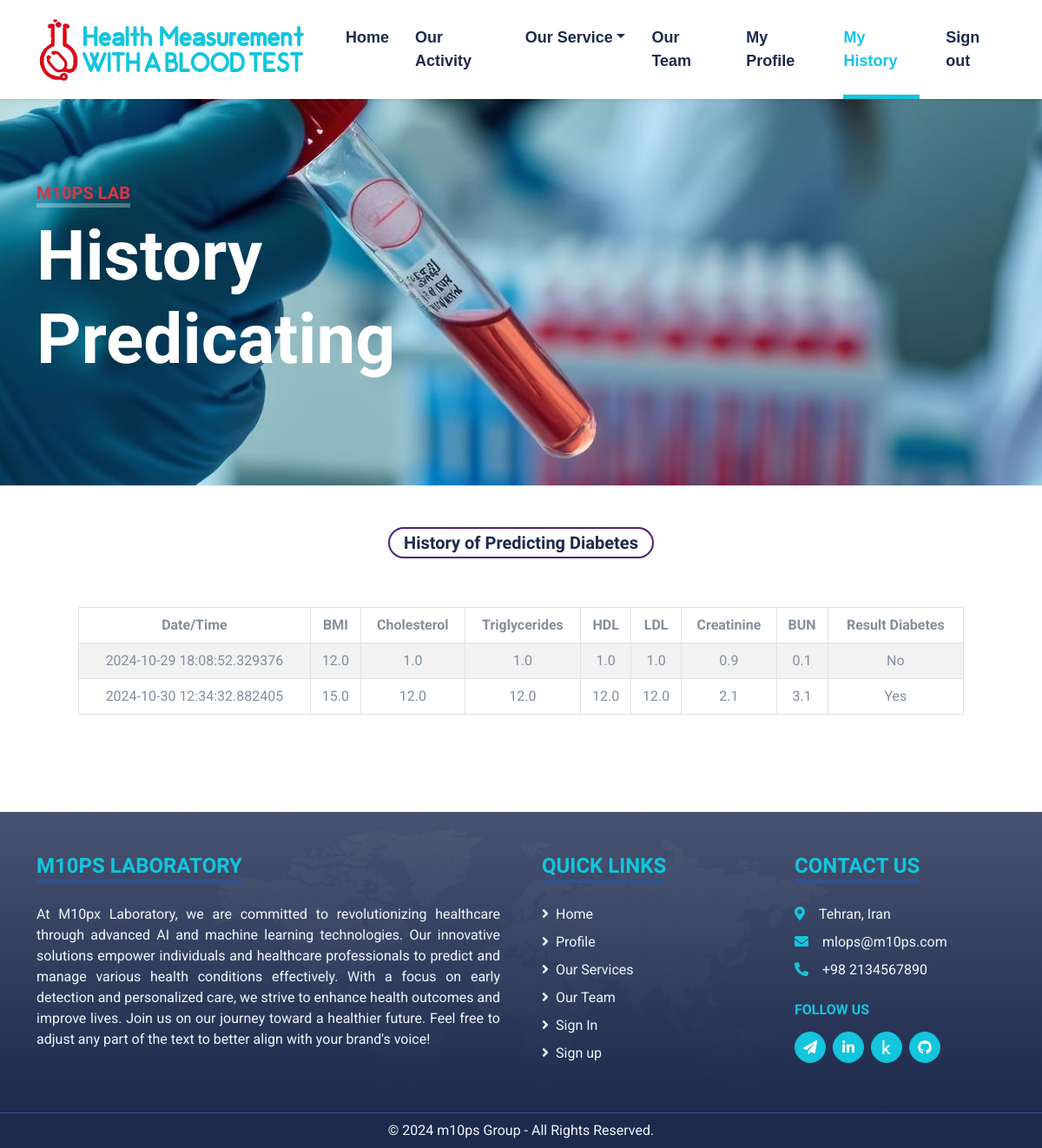
The page /history (signed in) on the database its author committed.
### app.py (models this page shows, shortened)
class userResult(db.Model):
    __tablename__ = "user_result"
    timestamp = db.Column(db.DateTime, default=datetime.utcnow)
    id = db.Column(db.Integer, primary_key=True)
    gender = db.Column(db.String(100), nullable=False)
    age = db.Column(db.Integer, nullable=False)
    bmi = db.Column(db.Float, nullable=False)
    chol = db.Column(db.Float, nullable=False)
    tg = db.Column(db.Float, nullable=False)
    hdl = db.Column(db.Float, nullable=False)
    ldl = db.Column(db.Float, nullable=False)
    cr = db.Column(db.Float, nullable=False)
    bun = db.Column(db.Float, nullable=False)
    result = db.Column(db.String(100), nullable=False)
    user_id = db.Column(db.Integer, db.ForeignKey("user.id"), nullable=False)

### app.py (the view)
@app.route("/history")
@login_required
def history():
    if "user_id" not in session:
        flash("Please log in to access this page.", "warning")
        return redirect(url_for("login"))
    current_user = User.query.filter_by(username=session["username"]).first()
    predictions = userResult.query.filter_by(user_id=current_user.id).all()
    return render_template("history.html", predictions=predictions)

### app.py (called while the page is built)
def login_required(f):
    @wraps(f)
    def decorated_function(*args, **kwargs):
        if "user_id" not in session:
            flash("You need to be logged in to access this page.", "danger")
            return redirect(url_for("login"))
        return f(*args, **kwargs)
    return decorated_function

### templates/history.html (shortened to what this page needs)
<!DOCTYPE html>
<html lang="en">
<head>
    <link href="https://cdnjs.cloudflare.com/ajax/libs/font-awesome/5.15.0/css/all.min.css" rel="stylesheet">
    <link href="https://cdn.jsdelivr.net/npm/bootstrap-icons@1.4.1/font/bootstrap-icons.css" rel="stylesheet">
    <link href="../static/lib/tempusdominus/css/tempusdominus-bootstrap-4.min.css" rel="stylesheet"/>
    <link href="../static/css/bootstrap.min.css" rel="stylesheet">
    <link href="../static/css/style.css" rel="stylesheet">
</head>
<body>
<div class="container-fluid sticky-top bg-white shadow-sm">
    <div class="container">
        <nav class="navbar navbar-expand-lg bg-white navbar-light py-3 py-lg-0">
            <a class="navbar-brand" href="/">
                <img src="../static/img/logo.png" width="310">
            </a>
            <div class="collapse navbar-collapse" id="navbarCollapse">
                <div class="navbar-nav ms-auto py-0">
                    <a class="nav-item nav-link" href="/">Home</a>
                    <a class="nav-item nav-link" href="/our-activity">Our Activity</a>
                    <div class="nav-item dropdown">
                        <a class="nav-link dropdown-toggle" data-bs-toggle="dropdown" href="#">Our Service</a>
                    </div>
                    <a class="nav-item nav-link" href="/our-team">Our Team</a>
                    <a class="nav-item nav-link" href="/profile">My Profile</a>
                    <a class="nav-item nav-link active" href="/history">My History</a>
                    <a class="nav-item nav-link" href="/logout">Sign out</a>
                </div>
            </div>
        </nav>
    </div>
</div>
<div class="container-fluid bg-primary py-5 slide-header">
    <div class="container py-5">
        <div class="row justify-content-start">
            <div class="col-lg-6 text-center text-lg-start">
                <h5 class="d-inline-block text-danger text-uppercase border-bottom border-5"
                    style="border-color: rgba(256, 256, 256, .3) !important;">M10PS lab</h5>
                <h2 class="display-1 text-white mb-md-4">History Predicating</h2>
            </div>
        </div>
    </div>
</div>
<div class="container-fluid">
    <div class="container py-5">
        <div class="text-center">
            <h5 class="mb-2 px-3 py-1 text-dark rounded-pill d-inline-block" style="border:2px solid #4F1E7B;">History of Predicting Diabetes</h5>
        </div>
        <div class="row gx-5">
            <div class="col-lg-12">
                <div class="bg-white text-center rounded p-5">
                    <div class="table-responsive">
                        <table id="historyTable" class="table table-striped table-bordered">
                            <thead>
                                <tr>
                                    <th>Date/Time</th>
                                    <th>BMI</th>
                                    <th>Cholesterol</th>
                                    <th>Triglycerides</th>
                                    <th>HDL</th>
                                    <th>LDL</th>
                                    <th>Creatinine</th>
                                    <th>BUN</th>
                                    <th>Result Diabetes</th>
                                </tr>
                            </thead>
                            <tbody>
                                {% for prediction in predictions %}
                                <tr>
                                    <td>{{ prediction.timestamp }}</td>
                                    <td>{{ prediction.bmi }}</td>
                                    <td>{{ prediction.chol }}</td>
                                    <td>{{ prediction.tg }}</td>
                                    <td>{{ prediction.hdl }}</td>
                                    <td>{{ prediction.ldl }}</td>
                                    <td>{{ prediction.cr }}</td>
                                    <td>{{ prediction.bun }}</td>
                                    <td>{{ "Yes" if "yes" in prediction.result.lower() else "No" }}</td>
                                </tr>
                                {% endfor %}
                            </tbody>
                        </table>
                    </div>
                </div>
            </div>
        </div>
    </div>
</div>
<div class="container-fluid footer bg-dark text-light pt-5">
    <div class="container pb-5">
        <div class="row g-5">
            <div class="col-lg-6 col-md-6">
                <h4 class="d-inline-block text-primary text-uppercase border-bottom border-5 border-secondary mb-4">
                    M10PS Laboratory</h4>
                <p class="mb-4" style="text-align: justify;">
                    At M10px Laboratory, we are committed to revolutionizing healthcare through advanced AI and machine
                    learning technologies. Our innovative solutions empower individuals and healthcare professionals to
                    predict and manage various health conditions effectively. With a focus on early detection and
                    personalized care, we strive to enhance health outcomes and improve lives. Join us on our journey
                    toward a healthier future. Feel free to adjust any part of the text to better align with your
                    brand's voice!
                </p>
            </div>
            <div class="col-lg-3 col-md-6">
                <h4 class="d-inline-block text-primary text-uppercase border-bottom border-5 border-secondary mb-4">
                    Quick Links</h4>
                <div class="d-flex flex-column justify-content-start">
                    <a class="text-light mb-2" href="/index"><i class="fa fa-angle-right me-2"></i>Home</a>
                    <a class="text-light mb-2" href="/our-activity"><i class="fa fa-angle-right me-2"></i>Profile</a>
                    <a class="text-light mb-2" href="/our-service"><i class="fa fa-angle-right me-2"></i>Our
                        Services</a>
                    <a class="text-light mb-2" href="/our-team"><i class="fa fa-angle-right me-2"></i>Our Team</a>
                    <a class="text-light mb-2" href="/login"><i class="fa fa-angle-right me-2"></i>Sign In</a>
                    <a class="text-light" href="/register"><i class="fa fa-angle-right me-2"></i>Sign up</a>
                </div>
            </div>
            <div class="col-lg-3 col-md-6">
                <h4 class="d-inline-block text-primary text-uppercase border-bottom border-5 border-secondary mb-4">
                    Contact Us</h4>
                <p class="mb-2"><i class="fa fa-map-marker-alt text-primary me-3"></i>Tehran, Iran</p>
                <p class="mb-2"><i class="fa fa-envelope text-primary me-3"></i>mlops@m10ps.com</p>
                <p class="mb-0"><i class="fa fa-phone-alt text-primary me-3"></i>+98 2134567890</p>
                <h6 class="text-primary text-uppercase mt-4 mb-3">Follow Us</h6>
                <div class="d-flex">
                    <a class="btn btn-primary btn-square rounded-circle me-2" href="https://t.me/m10ps"><i
                            class="fa fa-paper-plane"></i></a>
                    <a class="btn btn-primary btn-square rounded-circle me-2" href="#"><i
                            class="fab fa-linkedin-in"></i></a>
                    <a class="btn btn-primary btn-square rounded-circle me-2" href="#"><i
                            class="fab fa-kaggle"></i></a>
                    <a class="btn btn-primary btn-square rounded-circle" href="#"><i
                            class="fab fa-github"></i></a>
                </div>
            </div>
        </div>
    </div>
</div>
<div class="container-fluid bg-dark text-light border-top border-secondary py-2">
    <div class="container">
        <div class="row g-5">
            <div class="col-md-12 text-center text-md-center">
                <p class="mb-0 text-lig">&copy; 2024 m10ps Group - All Rights Reserved.</p>
            </div>
        </div>
    </div>
</div>
</body>
</html>

### static/css/style.css (style rules this page uses)
:root { --primary: #13C5DD; --secondary: #354F8E; --light: #EFF5F9; --dark: #1D2A4D; }
.text-white { color: #FFFFFF; }
.btn { font-weight: 700; transition: .5s; }
.btn-primary { color: #FFFFFF; }
.btn-square { width: 36px; height: 36px; }
.btn-square, .btn-sm-square, .btn-lg-square { padding-left: 0; padding-right: 0; text-align: center; }
.navbar-light .navbar-nav .nav-link { font-family: 'Jost', sans-serif; position: relative; margin-left: 30px; padding: 30px 0; font-size: 18px; font-weight: 700; color: var(--dark); outline: none; transition: .5s; }
.navbar-light .navbar-nav .nav-link:hover, .navbar-light .navbar-nav .nav-link.active { color: var(--primary); }
@media (min-width: 992px) { .navbar-light .navbar-nav .nav-link::before { position: absolute; content: ""; width: 0; height: 5px; bottom: 0; left: 50%; background: var(--primary); transition: .5s; } }
@media (min-width: 992px) { .navbar-light .navbar-nav .nav-link:hover::before, .navbar-light .navbar-nav .nav-link.active::before { width: 100%; left: 0; } }
.slide-header { background: url(../img/hero.jpg) center center no-repeat; background-size: cover; }
.footer { background: linear-gradient(rgba(239, 245, 249, 0.2), rgba(29, 42, 77, 0.7)), url(../img/footer.png) center center no-repeat; background-size: contain; }

### templates/history.html (style rules this page uses)
.slide-header { background: url(../static/img/history.jpg) center center no-repeat !important; background-size: cover; }

### rows shown on the page
userResult: timestamp "2024-10-29 18:08:52.329376", bmi "12.0", chol "1.0", tg "1.0", hdl "1.0", ldl "1.0", cr "0.9", bun "0.1", result "No"
userResult: timestamp "2024-10-30 12:34:32.882405", bmi "15.0", chol "12.0", tg "12.0", hdl "12.0", ldl "12.0", cr "2.1", bun "3.1", result "Yes"
